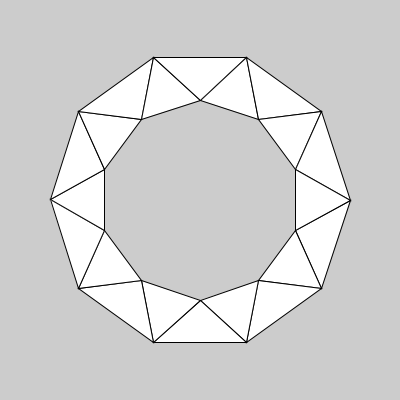
Frame 1 (no input)
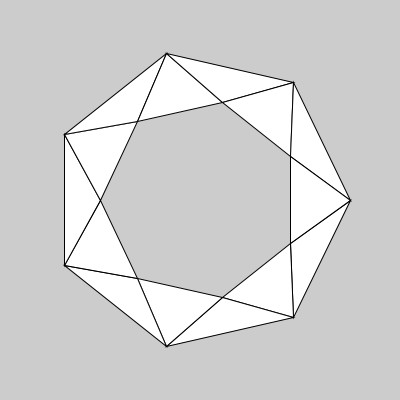
Frame 2 (the mouse pressed at the canvas centre, redrawn once)

The Processing sketch that drew these frames (run headless with seeded random() and noise(); the mouse was pressed at the canvas centre and the sketch redrawn once):

// Processing sketch: processing_156763
// ── processing_156763.pde

int x;
int y;
float outsideRadius = 150;
float insideRadius = 100;


void setup() {
  size(400, 400);
  noLoop();  // draw() will not loop
  background(204);
  x = width/2;
  y = height/2;
}

void draw() {
  background(204);
  int numPoints = int(map(random(50), 0, width, 6, 60));
  float angle = 0;
  float angleStep = 180.0/numPoints;
    
  beginShape(TRIANGLE_STRIP); 
  for (int i = 0; i <= numPoints; i++) {
    float px = x + cos(radians(angle)) * outsideRadius;
    float py = y + sin(radians(angle)) * outsideRadius;
    angle += angleStep;
    vertex(px, py);
    px = x + cos(radians(angle)) * insideRadius;
    py = y + sin(radians(angle)) * insideRadius;
    vertex(px, py); 
    angle += angleStep;
  }
  endShape();
}

void mousePressed() {
  loop();  // Holding down the mouse activates looping
}

void mouseReleased() {
  noLoop();  // Releasing the mouse stops looping draw()
}
